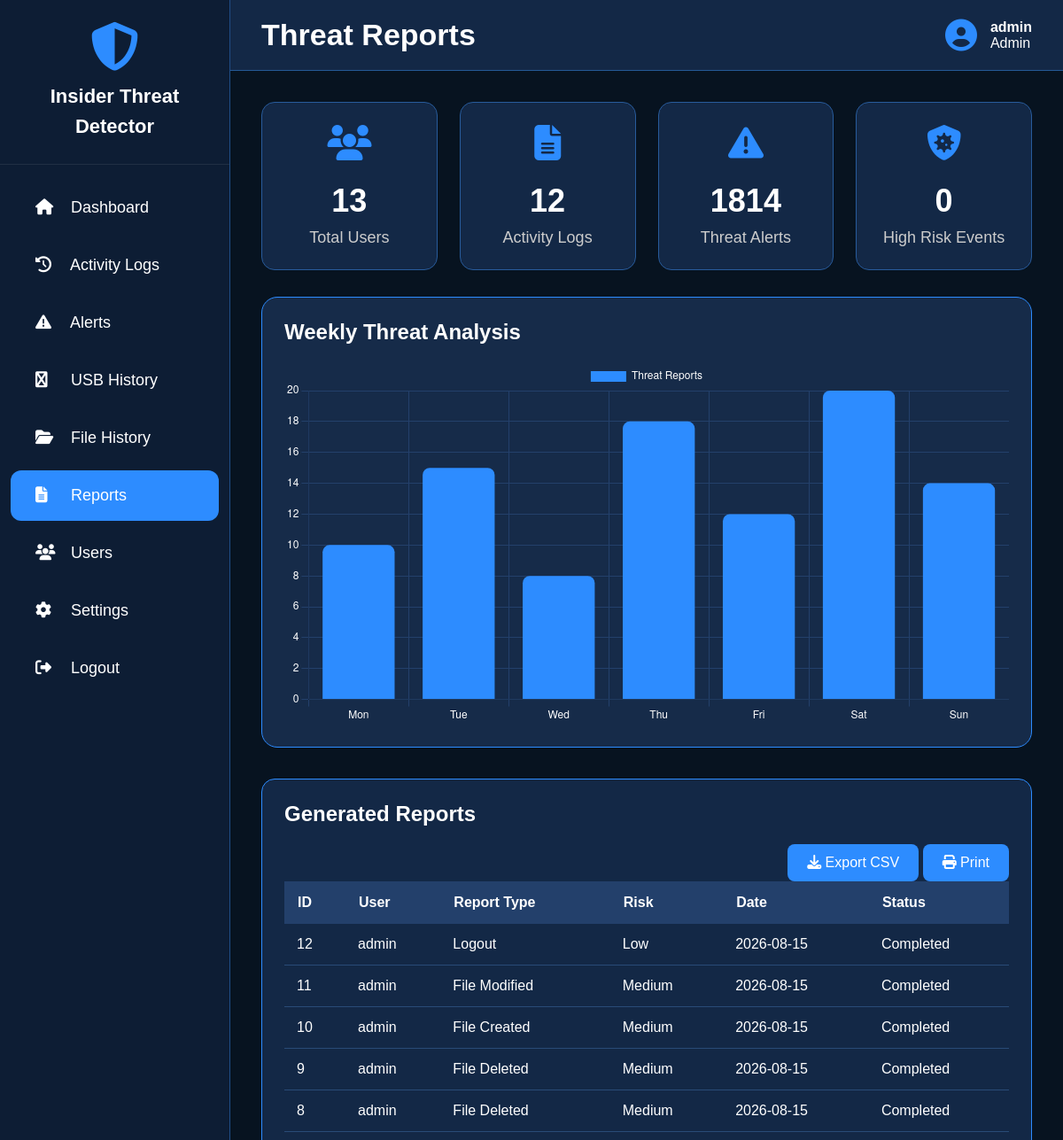
The app's page /reports (signed in, upper part), older data.
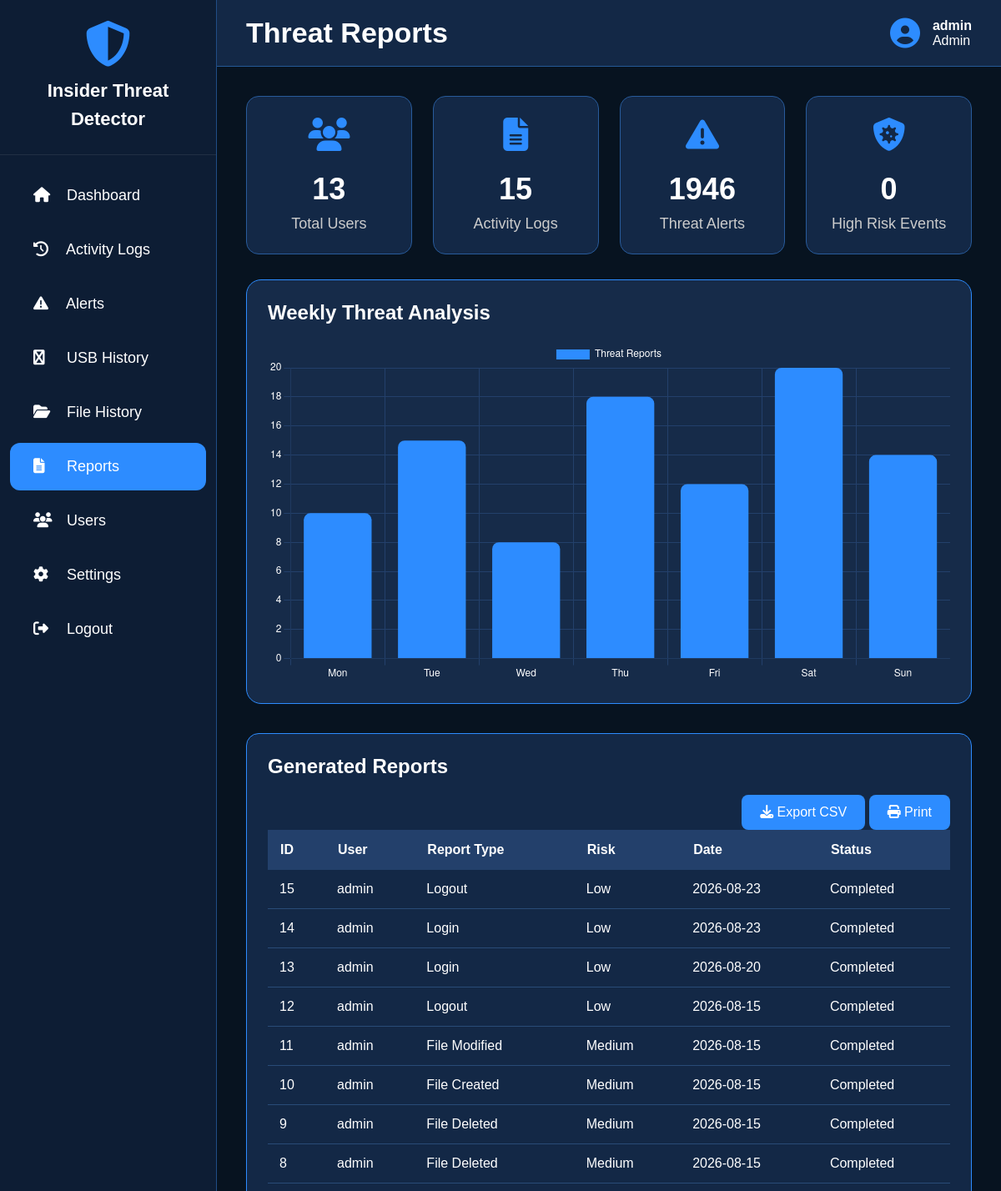
The same page, newer data.
### tables this page shows
CREATE TABLE activity_logs(
        id INTEGER PRIMARY KEY AUTOINCREMENT,
        username TEXT,
        activity TEXT,
        details TEXT,
        risk_level TEXT,
        date TEXT,
        time TEXT
    );

### app.py (the view)
@app.route("/reports")
def reports():
    if "username" not in session:
        return redirect("/")
    conn = get_db()
    cur = conn.cursor()
    cur.execute("SELECT COUNT(*) FROM users")
    total_users = cur.fetchone()[0]
    cur.execute("SELECT COUNT(*) FROM activity_logs")
    total_logs = cur.fetchone()[0]
    cur.execute("SELECT COUNT(*) FROM alerts")
    total_alerts = cur.fetchone()[0]
    cur.execute("""
        SELECT COUNT(*)
        FROM activity_logs
        WHERE risk_level='High'
    """)
    high_risk = cur.fetchone()[0]
    cur.execute("""
        SELECT
            id,
            username,
            activity AS report_type,
            risk_level,
            date,
            'Completed' AS status
        FROM activity_logs
        ORDER BY id DESC
    """)
    reports = cur.fetchall()
    conn.close()
    return render_template(
        "reports.html",
        username=session["username"],
        role=session["role"],
        total_users=total_users,
        total_logs=total_logs,
        total_alerts=total_alerts,
        high_risk=high_risk,
        reports=reports
    )

### app.py (called while the page is built)
def get_db():
    conn = sqlite3.connect(DATABASE)
    conn.row_factory = sqlite3.Row
    return conn

### templates/reports.html (shortened to what the changed rows need)
<!DOCTYPE html>
<html lang="en">
<head>
<link rel="stylesheet"
href="https://cdnjs.cloudflare.com/ajax/libs/font-awesome/6.5.2/css/all.min.css">
</head>
<body>
<div class="sidebar">
<div class="logo">
<h2>Insider Threat Detector</h2>
</div>
</div>
<div class="main">
<div class="header">
<h1>Threat Reports</h1>
</div>
<div class="content">
<div class="cards">
<div class="card">
<h2>{{total_users}}</h2>
</div>
<div class="card">
<i class="fa-solid fa-file-lines"></i>
<h2>{{total_logs}}</h2>
<p>Activity Logs</p>
</div>
<div class="card">
<i class="fa-solid fa-triangle-exclamation"></i>
<h2>{{total_alerts}}</h2>
<p>Threat Alerts</p>
</div>
<div class="card">
<h2>{{high_risk}}</h2>
</div>
</div>
<div class="chart-box">
<h2>Weekly Threat Analysis</h2>
</div>
<div class="table-box">
<h2>Generated Reports </h2>
<table id="reportTable">
<thead>
<tr>
<th>ID</th>
<th>User</th>
<th>Report Type</th>
<th>Risk</th>
<th>Date</th>
<th>Status</th>
</tr>
</thead>
<tbody>
{% for report in reports %}
<tr>
<td>{{report.id}}</td>
<td>{{report.username}}</td>
<td>{{report.report_type}}</td>
<td>{{report.risk_level}}</td>
<td>{{report.date}}</td>
<td>{{report.status}}</td>
</tr>
{% endfor %}
</tbody>
</table>
</div>
</div>
</div>
<script>
const ctx=document.getElementById("reportChart");
new Chart(ctx,{
type:"bar",
data:{
labels:["Mon","Tue","Wed","Thu","Fri","Sat","Sun"],
datasets:[{
label:"Threat Reports",
data:[10,15,8,18,12,20,14],
backgroundColor:"#2d8cff",
borderRadius:8
}]
},
options:{
responsive:true,
plugins:{
legend:{
labels:{
color:"white"
}
}
},
scales:{
x:{
ticks:{color:"white"},
grid:{color:"#23406b"}
},
y:{
ticks:{color:"white"},
grid:{color:"#23406b"}
}
}
}
});
function exportCSV(){
let csv=[];
let rows=document.querySelectorAll("#reportTable tr");
rows.forEach(function(row){
let cols=row.querySelectorAll("td,th");
let data=[];
cols.forEach(function(col){
data.push(col.innerText);
});
csv.push(data.join(","));
});
let blob=new Blob([csv.join("\n")],{type:"text/csv"});
let link=document.createElement("a");
link.download="Threat_Report.csv";
link.href=window.URL.createObjectURL(blob);
link.click();
}
</script>
</body>
</html>

Row changes from the older to the newer data that the page shows:
added activity_logs: id "15", username "admin", report_type "Logout", risk_level "Low", date "2026-08-23", status "Completed"
added activity_logs: id "14", username "admin", report_type "Login", risk_level "Low", date "2026-08-23", status "Completed"
added activity_logs: id "13", username "admin", report_type "Login", risk_level "Low", date "2026-08-20", status "Completed"
Text that changed along with them:
{{ total_logs }}: "12" → "15"
{{ total_alerts }}: "1814" → "1946"
